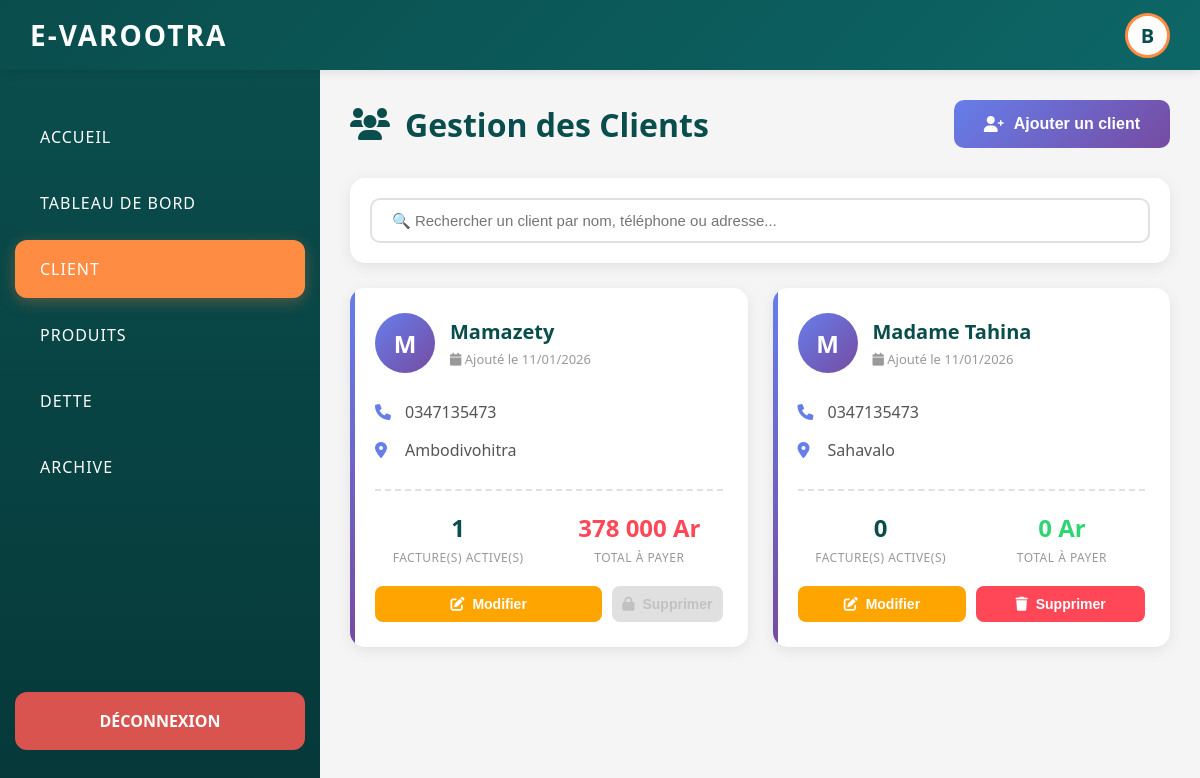
Page /client.php (signed in) on the committed database.
### tables this page shows
CREATE TABLE IF NOT EXISTS `clients` (
  `id` int NOT NULL AUTO_INCREMENT,
  `nom_complet` varchar(100) NOT NULL,
  `telephone` varchar(20) DEFAULT NULL,
  `adresse` text,
  `actif` tinyint(1) DEFAULT '1',
  `date_creation` timestamp NULL DEFAULT CURRENT_TIMESTAMP,
  PRIMARY KEY (`id`)
);

### client.php (the view, shortened to what this page needs)
<?php
include "config.php";
$nom_utilisateur = htmlspecialchars($_SESSION['nom']);
$clients_query = "SELECT c.*,
                  (SELECT COUNT(DISTINCT d.numero_facture)
                   FROM dettes d
                   WHERE d.client_id = c.id
                   AND d.statut IN ('active', 'partiellement_payee')) as dettes_actives,
                  (SELECT COALESCE(SUM(d2.montant_restant), 0)
                   FROM dettes d2
                   WHERE d2.client_id = c.id
                   AND d2.statut IN ('active', 'partiellement_payee')) as total_dette
                  FROM clients c
                  WHERE c.actif = 1
                  ORDER BY c.date_creation DESC";
$clients_result = mysqli_query($conn, $clients_query);
?>
<!DOCTYPE html>
<html lang="fr">
<head>
    <link rel="stylesheet" href="https://cdnjs.cloudflare.com/ajax/libs/font-awesome/6.0.0/css/all.min.css">
</head>
<body>
    <div class="header">
        <div class="logo">
            <span class="logo-text">E-VAROOTRA</span>
        </div>
        <div class="user-profile">
            <div class="user-avatar" title="<?php echo $nom_utilisateur; ?>">
                <?php echo strtoupper(substr($nom_utilisateur, 0, 1)); ?>
            </div>
        </div>
    </div>
    <div class="container">
        <div class="sidebar">
            <div class="menu">
                <a href="index.php" class="menu-item">Accueil</a>
                <a href="dashboard.php" class="menu-item">Tableau de bord</a>
                <a href="client.php" class="menu-item active">Client</a>
                <a href="produits.php" class="menu-item">Produits</a>
                <a href="dette.php" class="menu-item">Dette</a>
                <a href="archive.php" class="menu-item">Archive</a>
            </div>
            <a href="logout.php" class="logout-btn">Déconnexion</a>
        </div>
        <div class="main-content">
            <div class="page-header">
                <h1>
                    <i class="fas fa-users"></i>
                    Gestion des Clients
                </h1>
                <button class="btn-add" onclick="openModal('add')">
                    <i class="fas fa-user-plus"></i> Ajouter un client
                </button>
            </div>
            <div class="search-bar">
                <input type="text" id="searchClient" placeholder="🔍 Rechercher un client par nom, téléphone ou adresse..." onkeyup="filterClients()">
            </div>
            <?php if(mysqli_num_rows($clients_result) > 0): ?>
            <div class="clients-grid" id="clientsGrid">
                <?php while($client = mysqli_fetch_assoc($clients_result)):
                    $has_dettes = $client['dettes_actives'] > 0;
                ?>
                <div class="client-card"
                     data-name="<?php echo strtolower($client['nom_complet']); ?>"
                     data-phone="<?php echo strtolower($client['telephone']); ?>"
                     data-address="<?php echo strtolower($client['adresse']); ?>">
                    <div class="client-header">
                        <div class="client-avatar">
                            <?php echo strtoupper(substr($client['nom_complet'], 0, 1)); ?>
                        </div>
                        <div class="client-info">
                            <div class="client-name"><?php echo htmlspecialchars($client['nom_complet']); ?></div>
                            <div class="client-date">
                                <i class="fas fa-calendar"></i>
                                Ajouté le <?php echo date('d/m/Y', strtotime($client['date_creation'])); ?>
                            </div>
                        </div>
                    </div>
                    <div class="client-details">
                        <?php if($client['telephone']): ?>
                        <div class="detail-row">
                            <i class="fas fa-phone"></i>
                            <span><?php echo htmlspecialchars($client['telephone']); ?></span>
                        </div>
                        <?php endif; ?>
                        <?php if($client['adresse']): ?>
                        <div class="detail-row">
                            <i class="fas fa-map-marker-alt"></i>
                            <span><?php echo htmlspecialchars($client['adresse']); ?></span>
                        </div>
                        <?php endif; ?>
                    </div>
                    <div class="client-stats">
                        <div class="stat-item">
                            <div class="stat-value"><?php echo $client['dettes_actives']; ?></div>
                            <div class="stat-label">Facture(s) active(s)</div>
                        </div>
                        <div class="stat-item">
                            <div class="stat-value" style="color: <?php echo $client['total_dette'] > 0 ? '#ff4757' : '#2ed573'; ?>">
                                <?php echo number_format($client['total_dette'], 0, ',', ' '); ?> Ar
                            </div>
                            <div class="stat-label">Total à payer</div>
                        </div>
                    </div>
                    <div class="client-actions">
                        <button class="btn-action btn-edit"
                                onclick='editClient(<?php echo htmlspecialchars(json_encode($client), ENT_QUOTES, 'UTF-8'); ?>)'>
                            <i class="fas fa-edit"></i> Modifier
                        </button>
                        <?php if($has_dettes): ?>
                        <div class="tooltip">
                            <button class="btn-action btn-delete" disabled>
                                <i class="fas fa-lock"></i> Supprimer
                            </button>
                        </div>
                        <?php else: ?>
                        <button class="btn-action btn-delete" onclick="deleteClient(<?php echo $client['id']; ?>, '<?php echo htmlspecialchars(addslashes($client['nom_complet'])); ?>')">
                            <i class="fas fa-trash"></i> Supprimer
                        </button>
                        <?php endif; ?>
                    </div>
                </div>
                <?php endwhile; ?>
            </div>
            <?php endif; ?>
        </div>
    </div>
</body>
</html>

### rows in the picture
clients: nom_complet "M", nom_complet "Mamazety", date_creation "11/01/2026", telephone "0347135473", adresse "Ambodivohitra", dettes_actives "1", total_dette "378 000"
clients: nom_complet "M", nom_complet "Madame Tahina", date_creation "11/01/2026", telephone "0347135473", adresse "Sahavalo", dettes_actives "0", total_dette "0"

### other values in the picture
substr($nom_utilisateur, 0, 1) "B"
